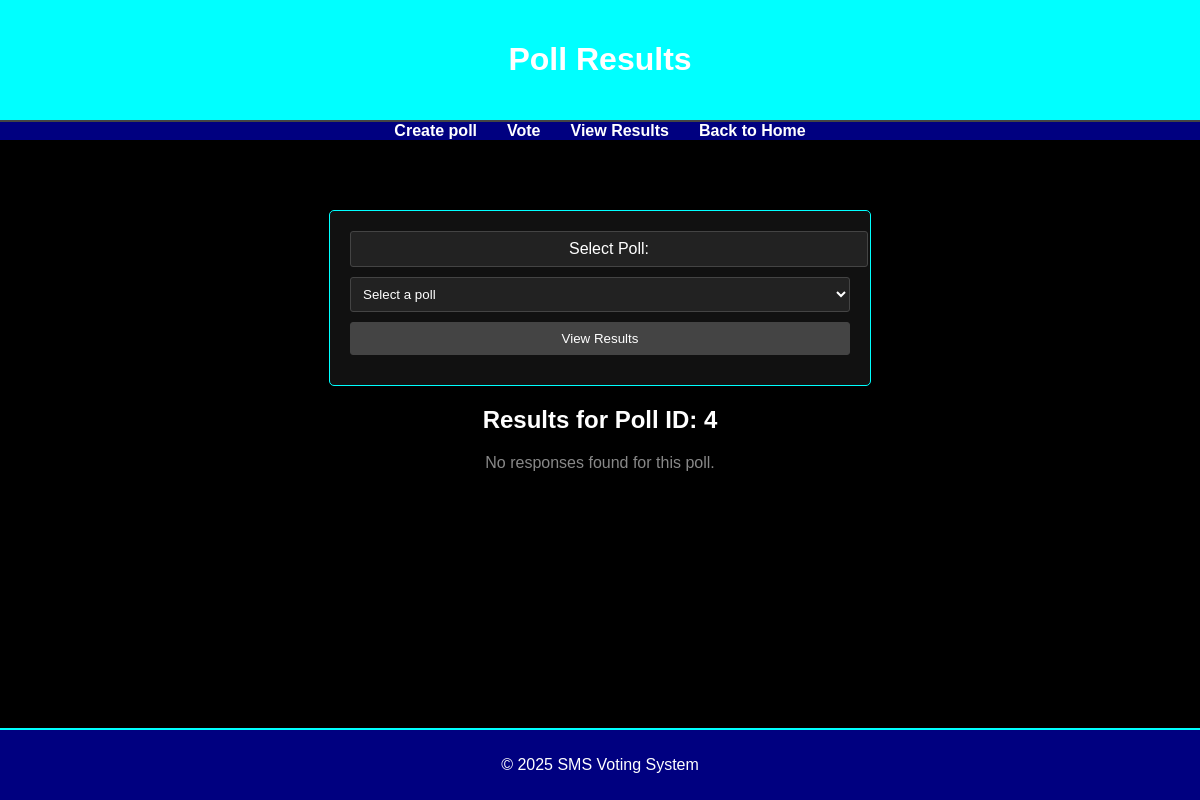
The page /view_responses?survey_id=4 on the database as committed earlier.
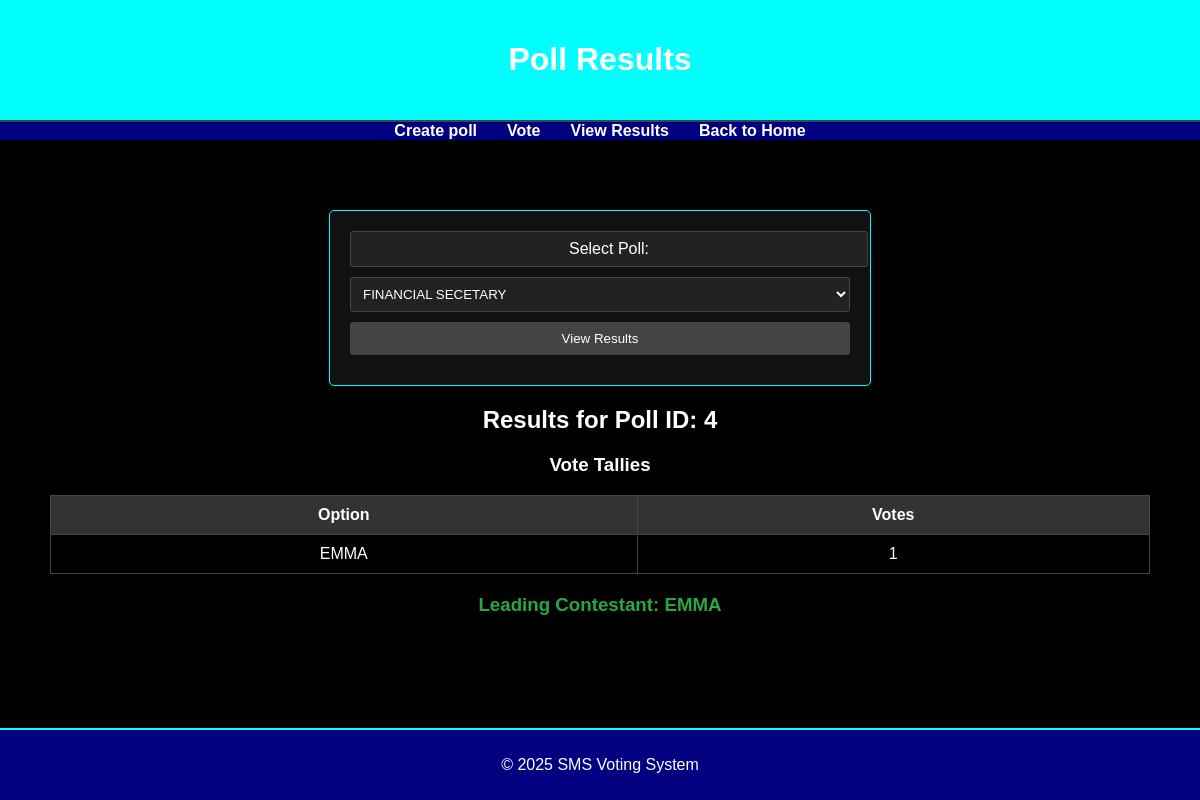
The same page on the database as committed later.
### tables this page shows
CREATE TABLE responses (
    id INTEGER PRIMARY KEY AUTOINCREMENT,
    question_id INTEGER,
    phone_number TEXT,
    response TEXT,
    FOREIGN KEY (question_id) REFERENCES questions (id)
);

### application/routes.py (the view)
@app.route('/view_responses', methods=['GET'])
def view_responses():
    survey_id = request.args.get('survey_id')
    conn = get_db_connection()
    cursor = conn.cursor()
    cursor.execute("SELECT id, title FROM surveys")
    polls = cursor.fetchall()
    responses = None
    vote_tallies = None
    leading_option = None
    if survey_id:
        cursor.execute("""
            SELECT r.response
            FROM responses r
            JOIN questions q ON r.question_id = q.id
            WHERE q.survey_id = ?
        """, (survey_id,))
        responses = cursor.fetchall()
        vote_tallies = {}
        for response in responses:
            option = response['response']
            if option in vote_tallies:
                vote_tallies[option] += 1
            else:
                vote_tallies[option] = 1
        if vote_tallies:
            leading_option = max(vote_tallies, key=vote_tallies.get)
    conn.close()
    return render_template(
        'view_responses.html',
        polls=polls,
        responses=responses,
        vote_tallies=vote_tallies,
        leading_option=leading_option,
        survey_id=survey_id
    )

### application/database.py (called while the page is built)
def get_db_connection():
    conn = sqlite3.connect(DATABASE)
    conn.row_factory = sqlite3.Row
    return conn

### application/templates/view_responses.html (shortened to what this page needs)
<!DOCTYPE html>
<html lang="en">
<head>
</head>
<body>
    <header>
        <h1>Poll Results</h1>
    </header>
    <nav>
        <ul>
            <li><a href="/create_poll">Create poll</a></li>
            <li><a href="/submit_vote">Vote</a></li>
            <li><a href="/view_responses">View Results</a></li>
            <li><a href="/" class="button">Back to Home</a></li>
        </ul>
    </nav>
    <main>
        <form action="/view_responses" method="GET">
            <label for="survey_id">Select Poll:</label>
            <select id="survey_id" name="survey_id" required>
                <option value="" disabled selected>Select a poll</option>
                {% if polls %}
                    {% for poll in polls %}
                        <option value="{{ poll['id'] }}" {% if survey_id == poll['id']|string %}selected{% endif %}>
                            {{ poll['title'] }}
                        </option>
                    {% endfor %}
                {% endif %}
            </select>
            <button type="submit">View Results</button>
        </form>
        {% if survey_id %}
            <div id="responses">
                <h2>Results for Poll ID: {{ survey_id }}</h2>
                {% if vote_tallies %}
                    <div class="vote-tallies">
                        <h3>Vote Tallies</h3>
                        <table>
                            <thead>
                                <tr>
                                    <th>Option</th>
                                    <th>Votes</th>
                                </tr>
                            </thead>
                            <tbody>
                                {% for option, count in vote_tallies.items() %}
                                    <tr>
                                        <td>{{ option }}</td>
                                        <td>{{ count }}</td>
                                    </tr>
                                {% endfor %}
                            </tbody>
                        </table>
                    </div>
                    <div class="leading-option">
                        <h3>Leading Contestant: {{ leading_option }}</h3>
                    </div>
                {% else %}
                    <p class="no-responses">No responses found for this poll.</p>
                {% endif %}
            </div>
        {% endif %}
    </main>
    <footer>
        <p>&copy; 2025 SMS Voting System</p>
    </footer>
</body>
</html>

### application/templates/view_responses.html (style rules this page uses)
body { font-family: Arial, sans-serif; margin: 0; padding: 0; background-color: #000; color: #fff; display: flex; flex-direction: column; min-height: 100vh; }
header { text-align: center; padding: 20px; background-color: aqua; border-bottom: 2px solid #444; }
nav ul { list-style-type: none; padding: 0; display: flex; justify-content: center; background-color: navy; margin: 0; }
nav ul li { margin: 0 15px; }
nav ul li a { color: #fff; text-decoration: none; font-weight: bold; }
main { text-align: center; padding: 50px; flex: 1; }
footer { text-align: center; padding: 10px; background-color: navy; border-top: 2px solid aqua; margin-top: auto; }
h1, p { text-align: center; }
form { max-width: 500px; margin: 20px auto; padding: 20px; border: 1px solid aqua; background-color: #111; border-radius: 5px; }
label, select, input[type="radio"], button { display: block; width: 100%; margin-bottom: 10px; color: #fff; background-color: #222; border: 1px solid #444; border-radius: 3px; padding: 8px; }
button { background-color: #444; cursor: pointer; }
.vote-tallies { margin-top: 20px; }
.vote-tallies table { width: 100%; border-collapse: collapse; margin-top: 10px; }
.vote-tallies th, .vote-tallies td { padding: 10px; border: 1px solid #444; }
.vote-tallies th { background-color: #333; }
.leading-option { margin-top: 20px; font-weight: bold; color: #28a745; }

Rows that differ between the two databases and show on the page:
added responses: response "EMMA", count "1"
Other text that changed with them:
form field survey_id: "Select a poll" → "FINANCIAL SECETARY"
text no longer shown: "No responses found for this poll."
text now shown: "Vote Tallies Option Votes Leading Contestant:"
